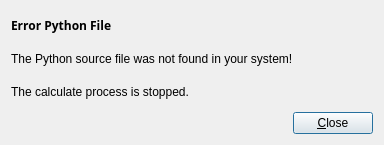
<?xml version="1.0" encoding="UTF-8"?>
<ui version="4.0">
 <class>HellingerErrorPythonFile</class>
 <widget class="QDialog" name="HellingerErrorPythonFile">
  <property name="geometry">
   <rect>
    <x>0</x>
    <y>0</y>
    <width>384</width>
    <height>145</height>
   </rect>
  </property>
  <property name="windowTitle">
   <string>Dialog</string>
  </property>
  <layout class="QGridLayout" name="gridLayout">
   <item row="0" column="0">
    <widget class="QLabel" name="label">
     <property name="font">
      <font>
       <family>Sans Serif</family>
       <weight>75</weight>
       <bold>true</bold>
      </font>
     </property>
     <property name="text">
      <string>Error Python File</string>
     </property>
    </widget>
   </item>
   <item row="1" column="0" colspan="2">
    <widget class="QLabel" name="label_2">
     <property name="text">
      <string>The Python source file was not found in your system!</string>
     </property>
    </widget>
   </item>
   <item row="2" column="0">
    <widget class="QLabel" name="label_3">
     <property name="text">
      <string>The calculate process is stopped.</string>
     </property>
    </widget>
   </item>
   <item row="3" column="0">
    <spacer name="horizontalSpacer">
     <property name="orientation">
      <enum>Qt::Horizontal</enum>
     </property>
     <property name="sizeHint" stdset="0">
      <size>
       <width>272</width>
       <height>20</height>
      </size>
     </property>
    </spacer>
   </item>
   <item row="3" column="1">
    <widget class="QPushButton" name="button_close">
     <property name="text">
      <string>&amp;Close</string>
     </property>
    </widget>
   </item>
  </layout>
 </widget>
 <resources/>
 <connections>
  <connection>
   <sender>button_close</sender>
   <signal>clicked()</signal>
   <receiver>HellingerErrorPythonFile</receiver>
   <slot>reject()</slot>
   <hints>
    <hint type="sourcelabel">
     <x>246</x>
     <y>193</y>
    </hint>
    <hint type="destinationlabel">
     <x>191</x>
     <y>109</y>
    </hint>
   </hints>
  </connection>
 </connections>
</ui>
